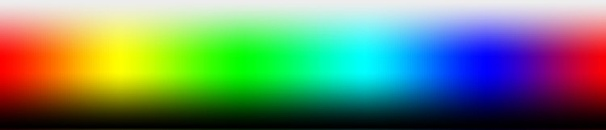
#> input picture hsv.jpg, 606 x 130 px, shrunk from 750 x 161 before the run
$ python bw.py
#> lines starting #> are read from the running program, lines starting #| are printed output that depends on the picture
from PIL import Image
from pmas import pmas
with Image.open("hsv.jpg") as col:
#> col is the input picture: PIL image 606x130 RGB; mean R, G, B 108.5, 137, 109.7
    col.load()
with Image.open("bw.png") as bw:
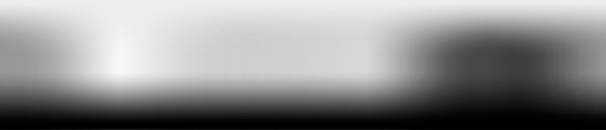
#> input picture bw.png, 606 x 130 px, shrunk from 750 x 161 before the run
#> bw is the input picture: PIL image 606x130 RGB; min 0, max 248, mean 141.3
    bw.load()
with Image.open("pic.jpeg") as pic:
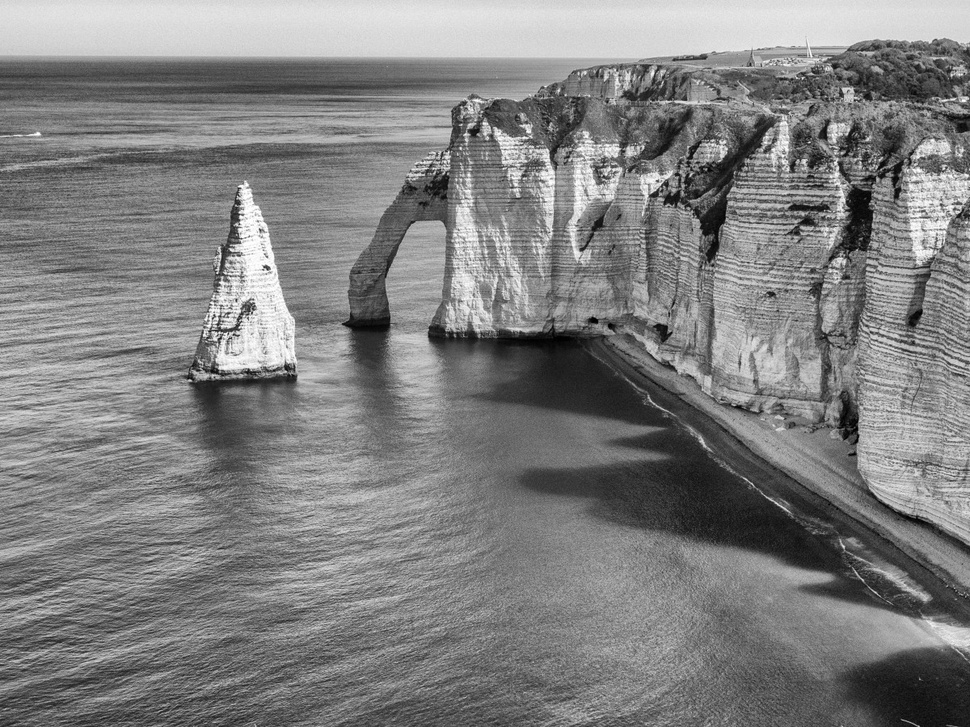
#> input picture pic.jpeg, 970 x 727 px, shrunk from 1200 x 900 before the run
#> pic is the input picture: PIL image 970x727 RGB; min 0, max 255, mean 127.8
    pic.load()

col = col.convert('RGB')
pic = pic.convert('RGB')
wcol, hcol = col.size
#> wcol = 606; hcol = 130
bw = bw.convert('RGB')
wbw, hbw = bw.size
#> wbw = 606; hbw = 130
wpic, hpic = pic.size
#> wpic = 970; hpic = 727
t = False
for wp in range(wpic):
    for hp in range(hpic):
        picpixel = pic.getpixel((wp, hp))
#> (the run stopped early here; a loop or call above may not have finished)
